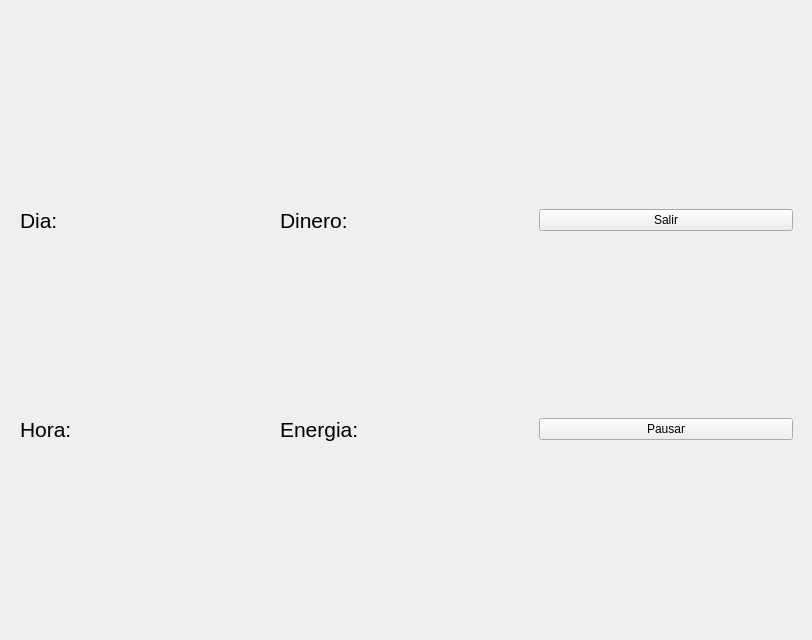
<?xml version="1.0" encoding="UTF-8"?>
<ui version="4.0">
 <class>Form</class>
 <widget class="QWidget" name="Form">
  <property name="geometry">
   <rect>
    <x>0</x>
    <y>0</y>
    <width>812</width>
    <height>640</height>
   </rect>
  </property>
  <property name="windowTitle">
   <string>Form</string>
  </property>
  <widget class="QWidget" name="verticalLayoutWidget">
   <property name="geometry">
    <rect>
     <x>20</x>
     <y>30</y>
     <width>773</width>
     <height>591</height>
    </rect>
   </property>
   <layout class="QVBoxLayout" name="vbox">
    <item>
     <layout class="QHBoxLayout" name="horizontalLayout_2">
      <item>
       <widget class="QLabel" name="label_2">
        <property name="text">
         <string>&lt;html&gt;&lt;head/&gt;&lt;body&gt;&lt;p&gt;&lt;span style=&quot; font-size:16pt;&quot;&gt;Dia: &lt;/span&gt;&lt;/p&gt;&lt;/body&gt;&lt;/html&gt;</string>
        </property>
       </widget>
      </item>
      <item>
       <widget class="QLabel" name="label_4">
        <property name="text">
         <string>&lt;html&gt;&lt;head/&gt;&lt;body&gt;&lt;p&gt;&lt;span style=&quot; font-size:16pt;&quot;&gt;Dinero: &lt;/span&gt;&lt;/p&gt;&lt;/body&gt;&lt;/html&gt;</string>
        </property>
       </widget>
      </item>
      <item>
       <widget class="QPushButton" name="pushButton">
        <property name="text">
         <string>Salir</string>
        </property>
       </widget>
      </item>
     </layout>
    </item>
    <item>
     <layout class="QHBoxLayout" name="horizontalLayout_3">
      <item>
       <widget class="QLabel" name="label_3">
        <property name="text">
         <string>&lt;html&gt;&lt;head/&gt;&lt;body&gt;&lt;p&gt;&lt;span style=&quot; font-size:16pt;&quot;&gt;Hora:&lt;/span&gt;&lt;/p&gt;&lt;/body&gt;&lt;/html&gt;</string>
        </property>
       </widget>
      </item>
      <item>
       <widget class="QLabel" name="label_5">
        <property name="text">
         <string>&lt;html&gt;&lt;head/&gt;&lt;body&gt;&lt;p&gt;&lt;span style=&quot; font-size:16pt;&quot;&gt;Energia:&lt;/span&gt;&lt;/p&gt;&lt;/body&gt;&lt;/html&gt;</string>
        </property>
       </widget>
      </item>
      <item>
       <widget class="QPushButton" name="pushButton_2">
        <property name="text">
         <string>Pausar</string>
        </property>
       </widget>
      </item>
     </layout>
    </item>
    <item>
     <layout class="QGridLayout" name="grid"/>
    </item>
   </layout>
  </widget>
 </widget>
 <resources/>
 <connections/>
</ui>
